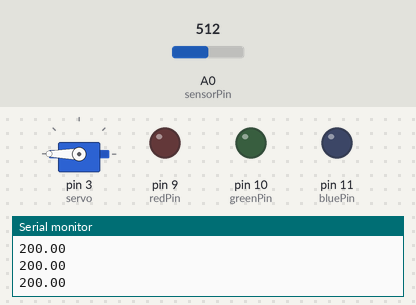
The sketch below on a simulated Arduino Uno, built with avr-gcc and run on an emulated ATmega328P. Shown: servo, output pins drawn as LEDs (lit = HIGH), the last lines printed to the serial monitor. Inputs (shaded band) come from the test bench; at power-on: A0 (sensorPin) = 512.

Above: at 1.2 s.
1.3 s: A0 (sensorPin) set to 375
At 1.8 s:
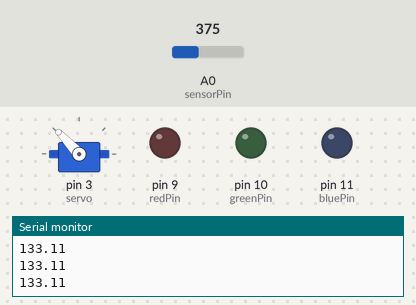
2.8 s: A0 (sensorPin) set to 351
At 3.1 s:
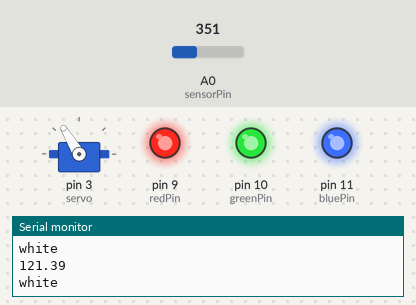
4.3 s: A0 (sensorPin) set to 306
At 5.3 s:
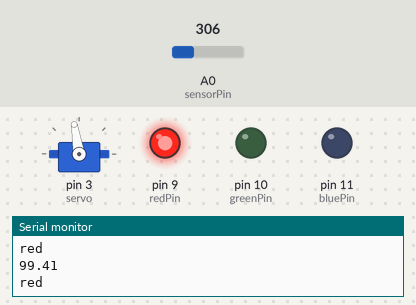
5.8 s: A0 (sensorPin) set to 122
At 6.8 s:
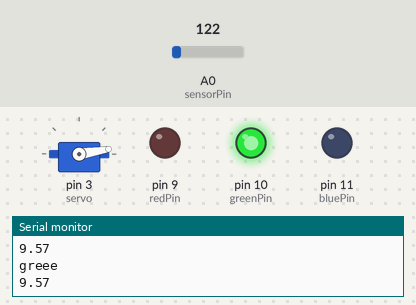
7.3 s: A0 (sensorPin) set to 90
At 8.0 s:
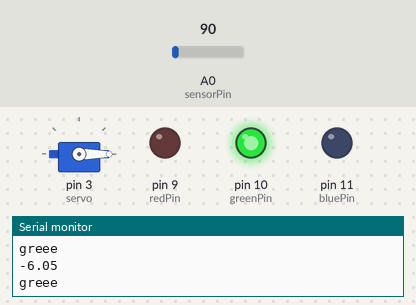
10.3 s: A0 (sensorPin) set to 76
At 11.5 s:
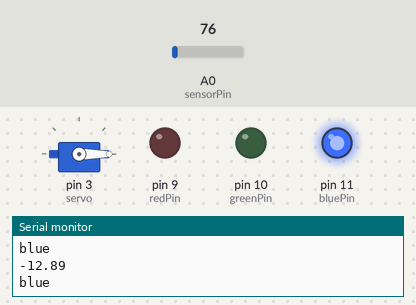
Timing chart, 0 to 12.8 s (numbered marks = the images above; inputs shaded):
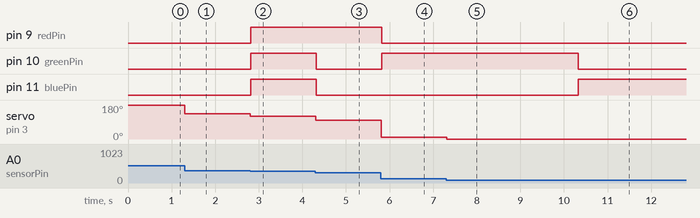

The sketch:

Cansat_Software_Training.ino
```cpp
#include <Servo.h>
int const redPin = 9;
int const greenPin = 10;
int const bluePin = 11;
int const sensorPin = A0;
int angle;
Servo servo;
void setup() {
  servo.attach(3);
  pinMode(redPin, OUTPUT);
  pinMode(greenPin, OUTPUT);
  pinMode(bluePin, OUTPUT);
  analogWrite(redPin, 0);
  analogWrite(greenPin, 0);
  analogWrite(bluePin, 0);
  Serial.begin(9600);

}

void loop() {
   int sensorVal = analogRead(sensorPin);
   float voltage = (sensorVal/1024.0)*5.0;
   float temp = (voltage - 0.5)*100;
   angle = map(temp, -40, 125, 0, 179);
   servo.write(temp);
   Serial.println(temp);

   if (temp >= -40 && temp <= -10){
     Serial.println("blue");
     //blue
     analogWrite(redPin, 0);
     analogWrite(greenPin, 0);
     analogWrite(bluePin, 255);
   }

   else if (temp > -10 && temp <= 20){
     Serial.println("greee");
     //green
     analogWrite(redPin, 0);
     analogWrite(greenPin, 255);
     analogWrite(bluePin, 0);
   }
   else if (temp > 20 && temp <= 50){
     //yellow
     Serial.println("yellow");
     analogWrite(redPin, 0);
     analogWrite(greenPin, 255);
     analogWrite(bluePin, 255);
   }

   else if (temp > 50 && temp <= 80){
     //purple
     Serial.println("purple");
     analogWrite(redPin, 255);
     analogWrite(greenPin, 0);
     analogWrite(bluePin, 255);
   }

   else if (temp > 80 && temp <= 110){
     //red
     Serial.println("red");
     analogWrite(redPin, 255);
     analogWrite(greenPin, 0);
     analogWrite(bluePin, 0);
   }

   else if (temp > 110 && temp <= 125){
     //white
     Serial.println("white");
     analogWrite(redPin, 255);
     analogWrite(greenPin, 255);
     analogWrite(bluePin, 255);
   }
}
```

Measured:
- the behaviour switches between 359 and 358 on A0 (sensorPin) (found by bisection; images 1 and 2)
- the behaviour switches between 82 and 81 on A0 (sensorPin) (found by bisection; images 5 and 6)
- after the input at 1.3 s, servo on pin 3 (servo): 180° → 133° at once
- after the input at 2.8 s, pin 9 (redPin), pin 10 (greenPin), pin 11 (bluePin): LOW → HIGH at once; servo on pin 3 (servo): 133° → 121° at once
- after the input at 4.3 s, pin 10 (greenPin), pin 11 (bluePin): HIGH → LOW at once; servo on pin 3 (servo): 121° → 99° at once
- after the input at 5.8 s, pin 9 (redPin): HIGH → LOW at once; pin 10 (greenPin): LOW → HIGH at once; servo on pin 3 (servo): 99° → 9° at once
- after the input at 7.3 s, servo on pin 3 (servo): 9° → 0° at once
- after the input at 10.3 s, pin 10 (greenPin): HIGH → LOW at once; pin 11 (bluePin): LOW → HIGH at once
